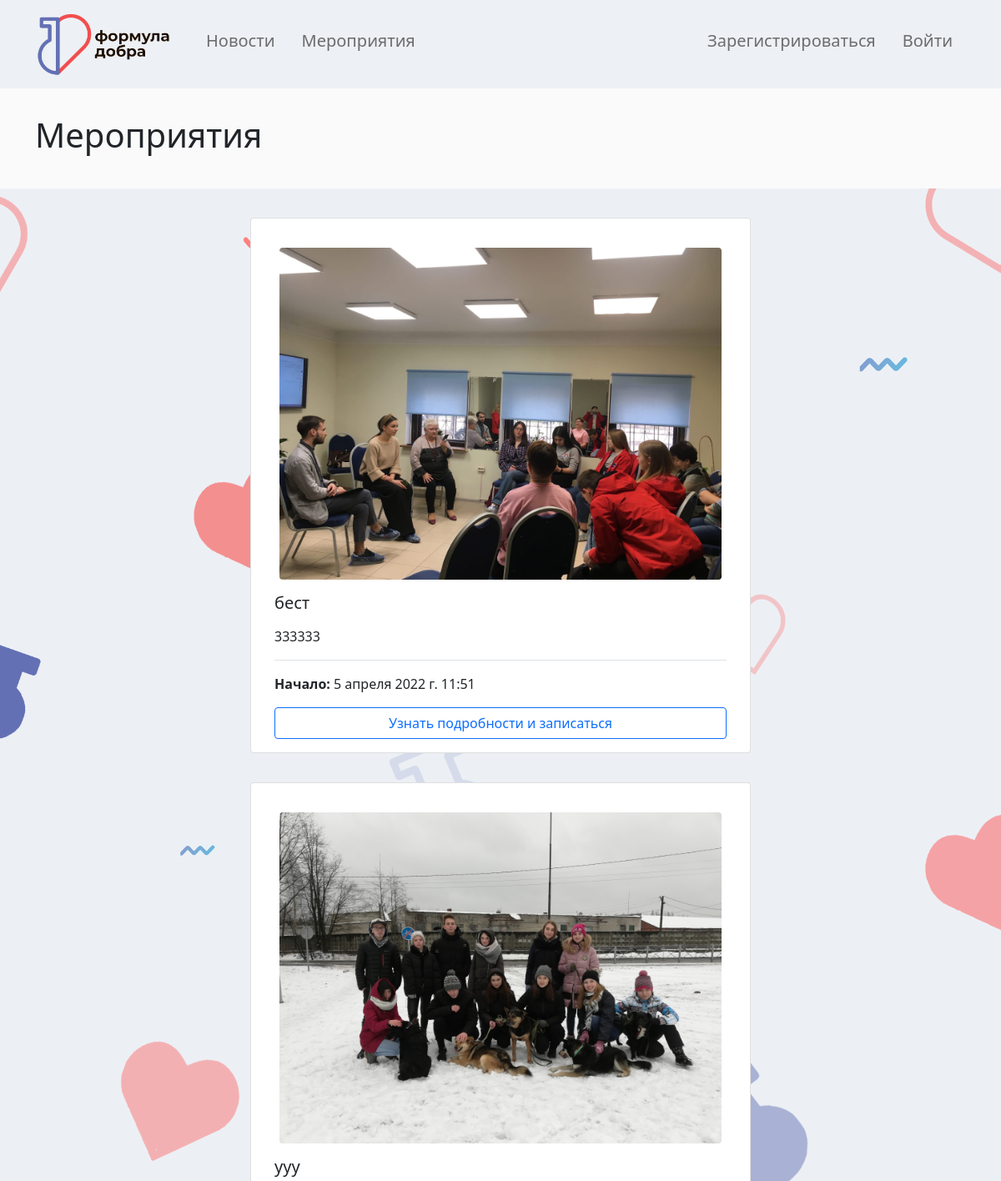
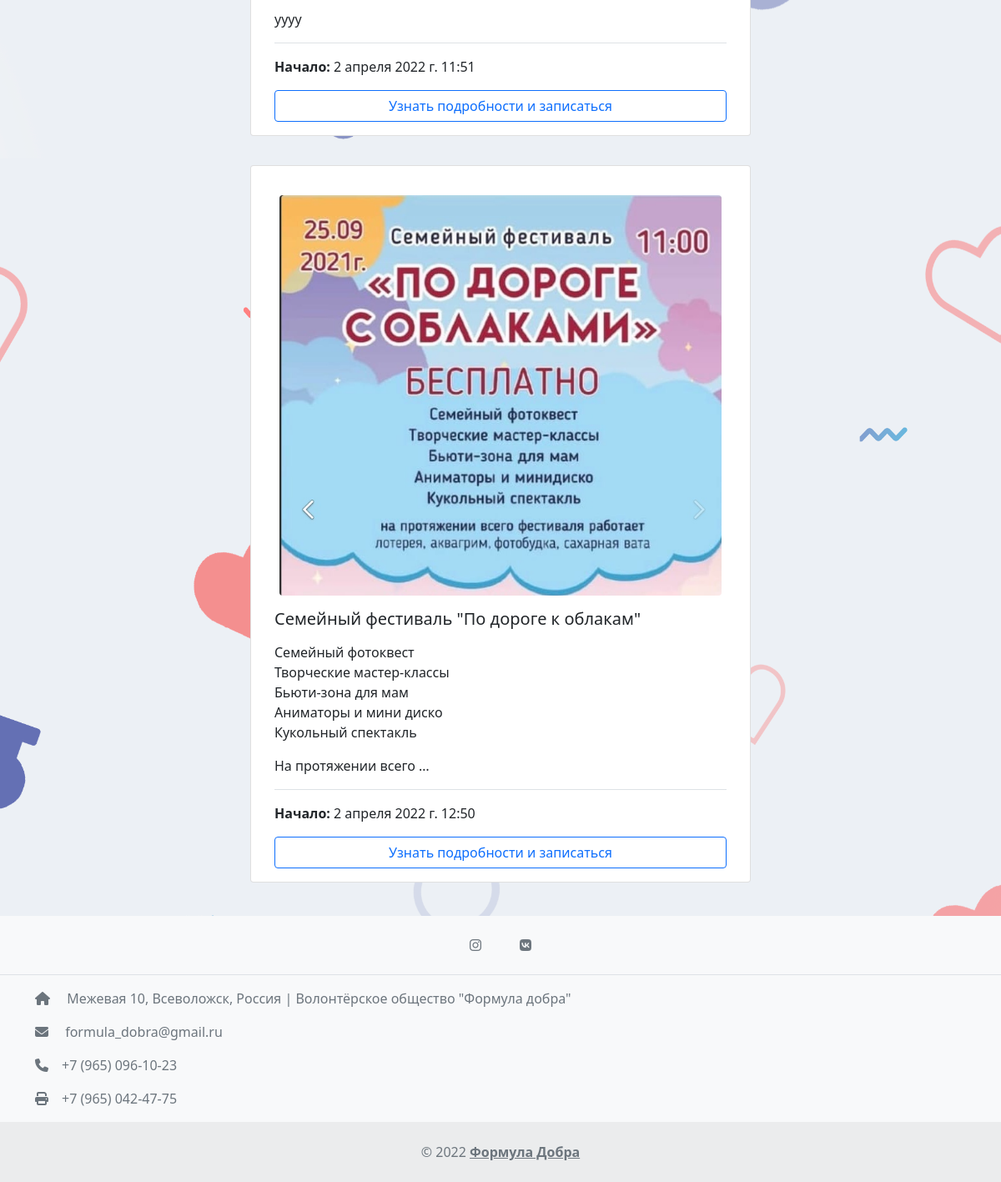
Screenshot of /events/ with the database file from the repository (2 pictures, top to bottom).
### events/models.py (models this page shows, shortened)
class Events(models.Model):
    title = models.CharField(max_length=150, verbose_name='Наименование')
    content = models.TextField(blank=True, verbose_name='Описание')
    photo = models.ImageField(upload_to='photos/events/%Y/%m/%d', blank=True, verbose_name='Фото')
    start_date = models.DateTimeField(verbose_name='Начало')
    finish_date = models.DateTimeField(blank=True, null=True,verbose_name='Конец')
    communication = models.TextField(blank=True, verbose_name='Контакты')
    location = models.TextField(blank=True, verbose_name='Место проведения')
    is_published = models.BooleanField(default=True, verbose_name='Опубликовано?')
    class Meta:
        verbose_name = 'Мероприятие'
        verbose_name_plural = 'Мероприятия'

### events/views.py (the view)
# urls.py: path('events/', events_page, name='events'),
def events_page(request):
    events = Events.objects.all()
    return render(request, 'events/events.html', {'events': events})

### templates/events/events.html (shortened to what this page needs)
{% extends 'base.html' %}
{% block content %}
    <div class="p-3"   style="background-color: #fafafa;" >
        <div class="container  mb-4 mt-3"  >
                <H1 >Мероприятия</H1>
        </div>
    </div>
    <div class="container">
    <div class="row justify-content-md-center " >
        {% for item in events %}
        {% if item.is_published %}
            <div class="card" style="width: 600px; margin-top: 35px; display: block;margin-left: auto;margin-right: auto;padding-top: 25px">
            {% if item.photo%}
              <img src="{{ item.photo.url }}" class="card-img-top rounded mx-auto d-block mx-5" alt="" style="margin-top:10px;width: 530px">
            {% endif %}
              <div class="card-body">
                <h5 class="card-title">{{ item.title }}</h5>
                {% autoescape off %}
                    <p class="card-text">{{ item.content|safe|truncatewords:20}}</p>
                {% endautoescape %}
              <div class="border-top" style="padding-top: 1em;padding-bottom: 1em">
                 <p class="card-text" style="font-size: 16px" ><strong>Начало: </strong>{{ item.start_date}}</p>
              </div>
                <a href="{% url 'view_events' item.pk%}" class="btn btn-outline-primary mx-auto d-block mx-5">Узнать подробности и записаться</a>
              </div>
            </div>
        {% endif %}
        {% endfor %}
    </div>
    </div>
{% endblock %}

### templates/base.html (shortened to what this page needs)
{% load static %}
<!doctype html>
<html lang="en">
  <head>
    <link href="https://cdn.jsdelivr.net/npm/bootstrap@5.1.3/dist/css/bootstrap.min.css" rel="stylesheet">
  </head>
  <body>
    <nav class="navbar navbar-expand-lg navbar-light " style="background-color: #edf0f4;">
    <div class="container">
        <a  class="navbar-brand" href="/"><img class="bi me-2" width="165" height="80" role="img" aria-label="Bootstrap" src ="{% static 'navlogo.png' %}"></a>
        <div class="collapse navbar-collapse justify-content-start"  id="navbarSupportedContent">
                    <ul class="navbar-nav mr-auto ">
                            <li class="nav-item "><a href="{% url 'news' %}" class="nav-link px-3  link-dark h5">Новости</a></li>
                            <li class="nav-item "><a href="{% url 'events' %}" class="nav-link px-3 link-dark h5">Мероприятия</a></li>
                    </ul>
        </div>
        <div class="collapse navbar-collapse justify-content-end"  id="navbarSupportedContent">
                    <ul class="navbar-nav mr-auto ">
                        {% if request.user.is_authenticated %}
                        <li class="nav-item ">
                                 <a href="{% url 'profile' %}" class="nav-link px-3  link-dark h5 ">{{ user.first_name }}</a>
                             </li>
                           <li class="nav-item ">
                                <a href="{% url 'logout' %}" class="nav-link px-3  link-dark h5">Выйти</a>
                            </li>
                        {% else %}
                             <li class="nav-item ">
                                 <a href="{% url 'register' %}" class="nav-link px-3  link-dark h5 ">Зарегистрироваться</a>
                             </li>
                           <li class="nav-item ">
                                <a href="{% url 'login' %}" class="nav-link px-3  link-dark h5">Войти</a>
                            </li>
                        {% endif %}
                    </ul>
        </div>
        </div>
    </nav>
        <div class="bg-image" style="background: url({% static 'backgroung.png' %}) repeat-y top center; background-size: 100% auto;padding-bottom: 40px">
        {% block content %}{% endblock %}
        </div>
        <footer class="text-center text-lg-start bg-light text-muted">
  <section
    class="d-flex justify-content-center justify-content-lg-center p-3 border-bottom"
  >
    <div>
      <a href="https://instagram.com/formula_dobra_47" target="_blank" class="btn btn-social mx-2 text-reset">
        <i class="fab fa-instagram"></i>
      </a>
      <a href="https://vk.com/formula_dobra_47" target="_blank" class="btn btn-social mx-2 text-reset">
        <i class="fab fa-vk"></i>
      </a>
    </div>
  </section>
  <section class="">
    <div class="container text-center text-md-start mt-6">
      <div class="row mt-3">
        <div class="row-md-4 row-lg-3 row-xl-3 mx-auto mb-md-0 mb-4">
          <p><i class="fas fa-home me-3"></i> Межевая 10, Всеволожск, Россия | Волонтёрское общество "Формула добра"</p>
          <p>
            <i class="fas fa-envelope me-3"></i>
            formula_dobra@gmail.ru
          </p>
          <p><i class="fas fa-phone me-3"></i>+7 (965) 096-10-23</p>
          <p><i class="fas fa-print me-3"></i>+7 (965) 042-47-75</p>
        </div>
      </div>
    </div>
  </section>
  <div class="text-center p-4" style="background-color: rgba(0, 0, 0, 0.05);">
    ©
<a class="text-reset fw-bold" href="">Формула Добра</a>
  </div>
</footer>
  </body>
</html>

### rows the page displays
Events: photo (picture), title "бест", content "333333", start_date "5 апреля 2022 г. 11:51"
Events: photo (picture), title "ууу", content "уууу", start_date "2 апреля 2022 г. 11:51"
Events: photo (picture), title "Семейный фестиваль \"По дороге к облакам\"", content "Семейный фотоквест Творческие мастер-классы Бьюти-зона для мам Аниматоры и мини диско Кукольный спектакль На протяжении всего …", start_date "2 апреля 2022 г. 12:50"
